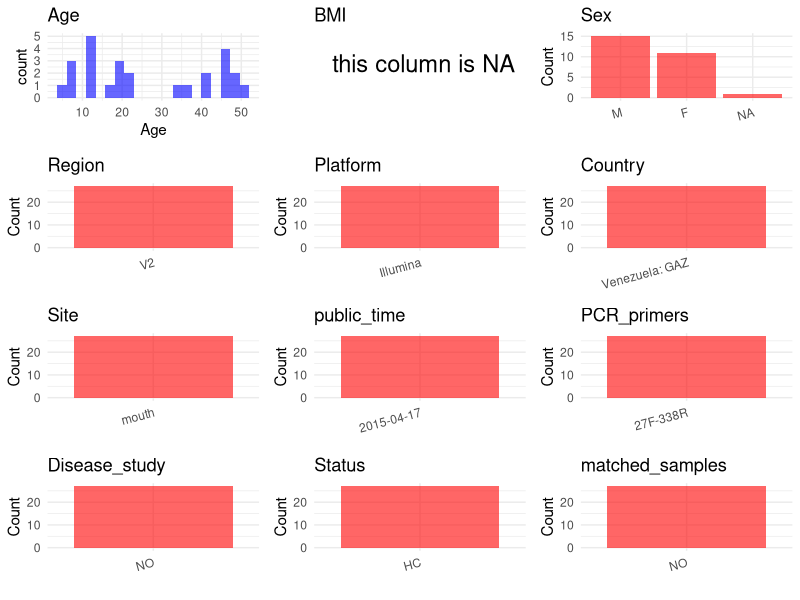

Write R code to recreate this figure. (Note: this script raises an error after producing the figure.)
## ---- chunk 1
# Load necessary libraries
library(dplyr)
library(ggplot2)
library(cowplot)

# Set working directory (update this path to your local directory)
setwd("D:/oral_project/PRJEB7825")

# Read the initial metadata files
initial_meta<-read.csv("SraRunTable.csv",header = T)

# Combine the two metadata files
#meta <- rbind(initial_meta, initial_meta1)

#Remove entries non-oral samples
#initial_meta <- subset(initial_meta,isolate %in% c("saliva","tongue coat"))

# Check the number of samples containing "HT" in Sample.Name (e.g., healthy controls)
#nrow(subset(meta, grepl("HT", Sample.Name)))

# Display the first few rows of the metadata
head(initial_meta)
## ---- chunk 2
# Create a uniform metadata dataframe
metadata <- data.frame(
  BioProject = initial_meta$BioProject,
  Run = initial_meta$Run,
  sample_name = initial_meta$Library.Name,
  Age = initial_meta$AGE,
  BMI = NA,
  Sex=initial_meta$sex,
  Region = initial_meta$target_subfragment..exp.,
  Platform = initial_meta$platform..exp.,
  Country = initial_meta$COUNTRY,
  Site = gsub("UBERON:", "", initial_meta$body_site),
  public_time = "2015-04-17",
  PCR_primers = "27F-338R",
  stringsAsFactors = FALSE
)
## ---- chunk 3
metadata <- metadata %>%
  mutate(Sex = recode(Sex, "female" = "F", "male" = "M",.default = NA_character_))
## ---- chunk 4
# Add information obtained from the publication
metadata$title <- "The microbiome of uncontacted Amerindians"
metadata$Disease_study <- "NO"
# Assign disease status based on sample_name patterns
metadata$Status <- "HC"

#get subjects id with Saliva available
keep_subjects<-subset(metadata,Site %in% "mouth")
#remove subjects without Saliva samples
metadata<-subset(metadata,sample_name %in% keep_subjects$sample_name)
#get subjects sampling counts
sample_counts <- table(metadata$sample_name)
# Create matched_samples column, any subjects have >=2 samples will be label "YES", otherwise "NO"
metadata$matched_samples <- ifelse(metadata$sample_name %in% names(sample_counts[sample_counts >= 2]), "YES", "NO")
## ---- chunk 5
# Check the number of unique runs and sample names
print(paste("Number of unique runs:", length(unique(metadata$Run))))
print(paste("Number of unique sample names:", length(unique(metadata$sample_name))))
## ---- chunk 6
# Select columns for visualization
plot_data <- metadata %>%
  select(-BioProject, -Run, -sample_name, -title)

# Function to create simple plots for each column
create_simple_plots <- function(data) {
  plots <- list()
  
  for (col in colnames(data)) {
    # Check if the column is all NA
    if (all(is.na(data[[col]]))) {
      # Create an empty plot with text indicating all NA
      p <- ggplot() +
        annotate("text", x = 0.5, y = 0.5, label = "this column is NA", size = 6) +
        labs(title = col) +
        theme_void()
    } else if (is.numeric(data[[col]])) {
      # Numeric variable: histogram
      p <- ggplot(data, aes(x = .data[[col]])) +
        geom_histogram(fill = "blue", alpha = 0.6, bins = 20, na.rm = TRUE) +
        labs(title = col) +
        theme_minimal()
    } else {
      # Categorical variable: bar plot (remove NA values)
      count_data <- as.data.frame(table(data[[col]], useNA = "ifany"))
      p <- ggplot(count_data, aes(x = reorder(Var1, -Freq), y = Freq)) +
        geom_col(fill = "red", alpha = 0.6) +
        labs(title = col, x = NULL, y = "Count") +
        theme_minimal() +
        theme(axis.text.x = element_text(angle = 15, hjust = 1))
    }
    plots[[col]] <- p
  }
  
  return(plots)
}

# Generate and arrange plots
plots <- create_simple_plots(plot_data)
p<-plot_grid(plots$Age, 
          plots$BMI, 
          plots$Sex, 
          plots$Region, 
          plots$Platform, 
          plots$Country, 
          plots$Site,
          plots$public_time, 
          plots$PCR_primers,
          plots$Disease_study,
          plots$Status,
          plots$matched_samples,# add 
          ncol = 3, align = "hv", axis = "lb")
ggsave("Metadata_Summary.png", plot = p, width = 8, height = 6, dpi = 150)
## ---- chunk 7
knitr::include_graphics("Metadata_Summary.png")
## ---- chunk 8
# Reorder columns to match the desired format
metadata <- metadata[, c(
  "BioProject", "Run", "sample_name", "Age", "BMI", "Sex", 
  "Region", "Platform", "Country", "Site", "public_time", 
  "PCR_primers", "title", "Disease_study", "Status","matched_samples"
)]

# Export the uniform metadata to a CSV file
write.csv(metadata, file = "metadata.csv", quote = FALSE)
head(metadata)
